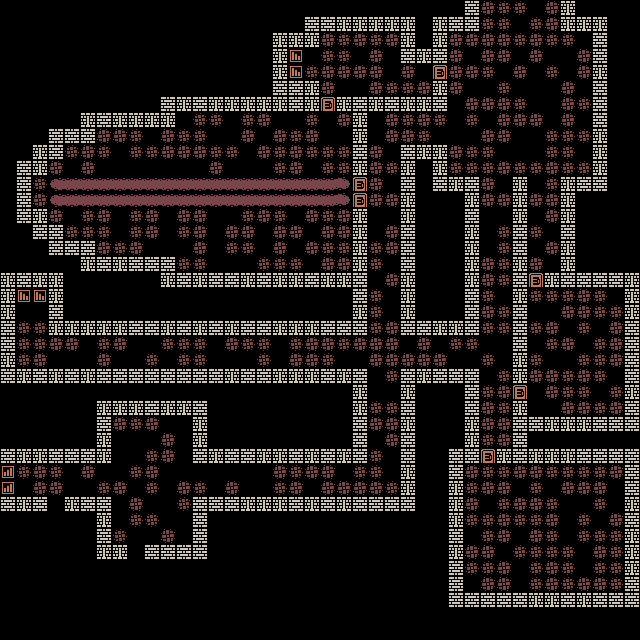

The image is a tile-based game level rendered from a .tmx file. Its description and source (layers, tilesets, objects; grid data summarised) follow:
An orthogonal 40x40 tile map with 16x16 px tiles, 1 tile layer (ground), 1 hidden layer not drawn and 71 objects (65x wall, 2x breakable_wall_1, 2x npc, from_jail, jail_downstairs).

<map version="1.2" tiledversion="1.3.2" orientation="orthogonal" renderorder="right-down" compressionlevel="0" width="40" height="40" tilewidth="16" tileheight="16" infinite="0" nextlayerid="9" nextobjectid="76">
 <tileset firstgid="1" source="charset.tsx" />
 <layer id="1" name="ground" width="40" height="40">
  <data>[1600 cells, 999 non-empty, 9 distinct tile ids]</data>
 </layer>
 <objectgroup id="8" name="objects">
  <object id="21" name="breakable_wall_1" x="48" y="496" width="16" height="16" />
 </objectgroup>
 <objectgroup id="5" name="obstacles">
  <object id="3" name="wall" x="-4" y="448" width="4" height="64" />
  <object id="4" name="wall" x="0" y="448" width="112" height="16" />
  <object id="5" name="wall" x="0" y="496" width="48" height="112" />
  <object id="6" name="wall" x="64" y="496" width="48" height="16" />
  <object id="7" name="wall" x="96" y="400" width="112" height="16" />
  <object id="8" name="wall" x="192" y="448" width="176" height="16" />
  <object id="9" name="wall" x="192" y="496" width="224" height="16" />
  <object id="10" name="wall" x="144" y="544" width="64" height="64" />
  <object id="11" name="wall" x="64" y="544" width="64" height="32" />
  <object id="12" name="wall" x="64" y="512" width="48" height="32" />
  <object id="13" name="wall" x="192" y="512" width="16" height="32" />
  <object id="16" name="wall" x="48" y="592" width="96" height="16" />
  <object id="17" name="wall" x="192" y="416" width="16" height="32" />
  <object id="23" name="breakable_wall_1" x="128" y="544" width="16" height="16" />
  <object id="24" name="wall" x="48" y="320" width="320" height="16" />
  <object id="25" name="wall" x="0" y="368" width="368" height="16" />
  <object id="26" name="wall" x="160" y="272" width="192" height="16" />
  <object id="27" name="wall" x="160" y="96" width="160" height="16" />
  <object id="28" name="wall" x="336" y="96" width="112" height="16" />
  <object id="29" name="wall" x="80" y="112" width="96" height="16" />
  <object id="30" name="wall" x="80" y="256" width="96" height="16" />
  <object id="31" name="wall" x="48" y="240" width="48" height="16" />
  <object id="32" name="wall" x="48" y="128" width="48" height="16" />
  <object id="33" name="wall" x="32" y="144" width="32" height="16" />
  <object id="34" name="wall" x="32" y="224" width="32" height="16" />
  <object id="35" name="wall" x="16" y="160" width="32" height="16" />
  <object id="36" name="wall" x="16" y="208" width="32" height="16" />
  <object id="37" name="wall" x="16" y="176" width="16" height="32" />
  <object id="38" name="wall" x="352" y="208" width="16" height="112" />
  <object id="39" name="wall" x="400" y="144" width="16" height="192" />
  <object id="40" name="wall" x="464" y="176" width="16" height="160" />
  <object id="41" name="wall" x="400" y="368" width="16" height="128" />
  <object id="42" name="wall" x="416" y="144" width="32" height="16" />
  <object id="43" name="wall" x="432" y="176" width="32" height="16" />
  <object id="44" name="wall" x="432" y="160" width="16" height="16" />
  <object id="45" name="wall" x="416" y="320" width="48" height="16" />
  <object id="46" name="wall" x="352" y="384" width="16" height="64" />
  <object id="47" name="wall" x="512" y="176" width="16" height="208" />
  <object id="48" name="wall" x="448" y="448" width="16" height="160" />
  <object id="49" name="wall" x="464" y="368" width="16" height="96" />
  <object id="50" name="wall" x="624" y="448" width="16" height="160" />
  <object id="51" name="wall" x="512" y="400" width="16" height="48" />
  <object id="52" name="wall" x="464" y="592" width="160" height="16" />
  <object id="53" name="wall" x="496" y="448" width="128" height="16" />
  <object id="54" name="wall" x="544" y="272" width="96" height="16" />
  <object id="55" name="wall" x="528" y="416" width="112" height="16" />
  <object id="56" name="wall" x="624" y="288" width="16" height="128" />
  <object id="57" name="wall" x="416" y="368" width="48" height="16" />
  <object id="58" name="wall" x="560" y="192" width="16" height="80" />
  <object id="59" name="wall" x="560" y="176" width="48" height="16" />
  <object id="60" name="wall" x="304" y="16" width="112" height="16" />
  <object id="61" name="wall" x="432" y="16" width="48" height="16" />
  <object id="62" name="wall" x="560" y="16" width="48" height="16" />
  <object id="63" name="wall" x="272" y="80" width="48" height="16" />
  <object id="64" name="wall" x="272" y="32" width="48" height="16" />
  <object id="65" name="wall" x="400" y="32" width="16" height="32" />
  <object id="66" name="wall" x="432" y="32" width="16" height="32" />
  <object id="67" name="wall" x="416" y="48" width="16" height="16" />
  <object id="68" name="wall" x="432" y="80" width="16" height="16" />
  <object id="69" name="wall" x="272" y="48" width="16" height="32" />
  <object id="70" name="wall" x="592" y="32" width="16" height="144" />
  <object id="71" name="wall" x="464" y="0" width="16" height="16" />
  <object id="72" name="wall" x="560" y="0" width="16" height="16" />
  <object id="73" name="wall" x="0" y="272" width="64" height="16" />
  <object id="74" name="wall" x="0" y="288" width="16" height="80" />
  <object id="75" name="wall" x="48" y="288" width="16" height="32" />
 </objectgroup>
 <objectgroup id="6" name="entities">
  <object id="18" name="jail_guardian" type="npc" x="116" y="452" width="8" height="8" />
  <object id="19" name="jail_guardian" type="npc" x="116" y="500" width="8" height="8" />
 </objectgroup>
 <layer id="4" name="secret1" width="40" height="40" visible="0">
  <data>[1600 cells, 33 non-empty, 10 distinct tile ids]</data>
 </layer>
 <objectgroup id="2" name="passages">
  <object id="1" name="from_jail" x="20" y="476" width="8" height="8" />
 </objectgroup>
 <objectgroup id="7" name="triggers">
  <object id="20" name="jail_downstairs" x="4" y="468" width="8" height="24" />
 </objectgroup>
 <objectgroup id="3" name="entities" />
</map>
